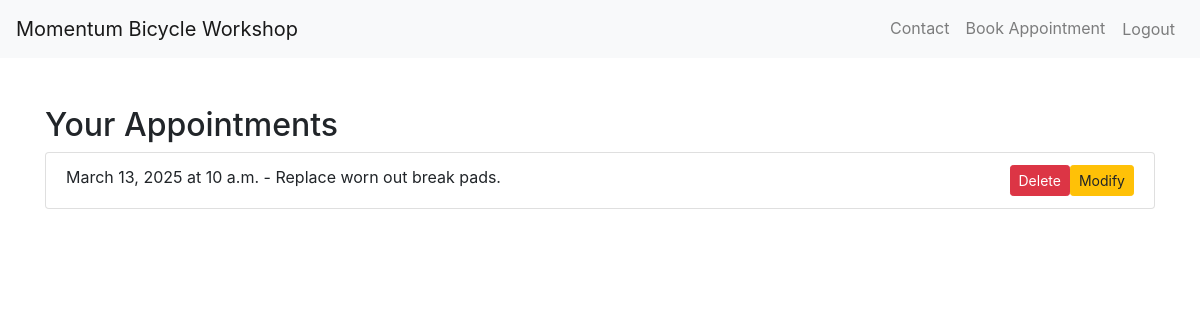
/appointment_list/ (signed in), run on the app's committed database.
### myapp/models.py (models this page shows, shortened)
class Appointment(models.Model):
    user = models.ForeignKey(
        User, on_delete=models.CASCADE
    )  # Associate the appointment with a user
    date = models.DateField()
    time = models.TimeField()
    description = models.TextField(blank=True)  # Allowing blank descriptions
    photo = models.ImageField(upload_to="photos/", blank=True, null=True)
    completed = models.BooleanField(default=False)
    notified = models.BooleanField(default=False)
    class Meta:
        unique_together = (
            "user",
            "date",
        )

### myapp/views.py (the view)
# urls.py: path("appointment_list/", appointment_list, name="appointment_list"),
@login_required
def appointment_list(request):
    appointments = Appointment.objects.filter(user=request.user).order_by("date")
    print(list(appointments.values("id", "description")))
    return render(
        request, "myapp/appointment_list.html", {"appointments": appointments}
    )

### myapp/templates/myapp/appointment_list.html (shortened to what this page needs)
{% load static %}
<!doctype html>
<html lang="en">
<head>
  <link rel="stylesheet" href="https://maxcdn.bootstrapcdn.com/bootstrap/4.5.2/css/bootstrap.min.css" />
</head>
<body>
  {% include 'myapp/navbar.html' %}
  <div class="container mt-5">
    <h2>Your Appointments</h2>
     {% if appointments %}
    <ul class="list-group">
      {% for appointment in appointments %}
      <li class="list-group-item">
        {{ appointment.date }} at {{ appointment.time }} - {{ appointment.description }}
        <a href="{% url 'modify_appointment' appointment.id %}" class="btn btn-warning btn-sm float-right">Modify</a>
        <button type="button" class="btn btn-danger btn-sm float-right" data-toggle="modal"
          data-target="#deleteModal{{ appointment.id }}">
          Delete
        </button>
      </li>
      {% empty %}
      <li class="list-group-item">No appointments booked.</li>
      {% endfor %}
    </ul>
    {% else %}
    <p>No appointments found.</p>
    {% endif %}
  </div>
</body>
</html>

### data on the page
Appointment: date "March 13, 2025", time "10 a.m.", description "Replace worn out break pads."
